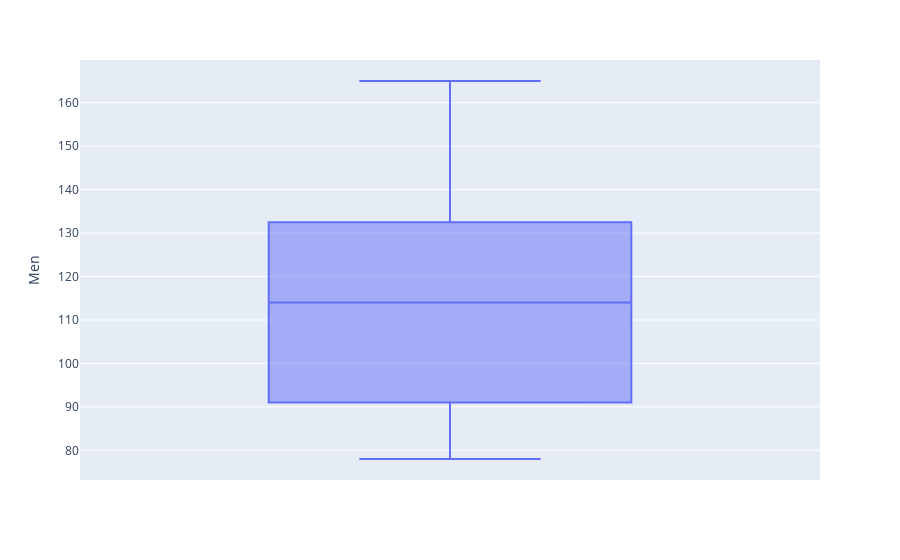

Here is the notebook cell this chart was saved with:
### Code cell
fig = px.box(df, y="Men")
fig.show()

### Figure 1 — Plotly figure (JSON) as saved in the notebook; plotly's stock layout.template omitted (floating-point values rounded to 4 significant figures)
{"data": [{"alignmentgroup": "True", "hovertemplate": "Men=%{y}<extra></extra>", "legendgroup": "", "marker": {"color": "#636efa"}, "name": "", "notched": false, "offsetgroup": "", "orientation": "v", "showlegend": false, "type": "box", "x0": " ", "xaxis": "x", "y": [152, 151, 165, 141, 137, 118, 131, 112, 114, 119, 124, 114, 94, 100, 107, 84, 92, 88, 82, 78, 81], "y0": " ", "yaxis": "y"}], "layout": {"boxmode": "group", "legend": {"tracegroupgap": 0}, "margin": {"t": 60}, "xaxis": {"anchor": "y", "domain": [0, 1]}, "yaxis": {"anchor": "x", "domain": [0, 1], "title": {"text": "Men"}}}}
